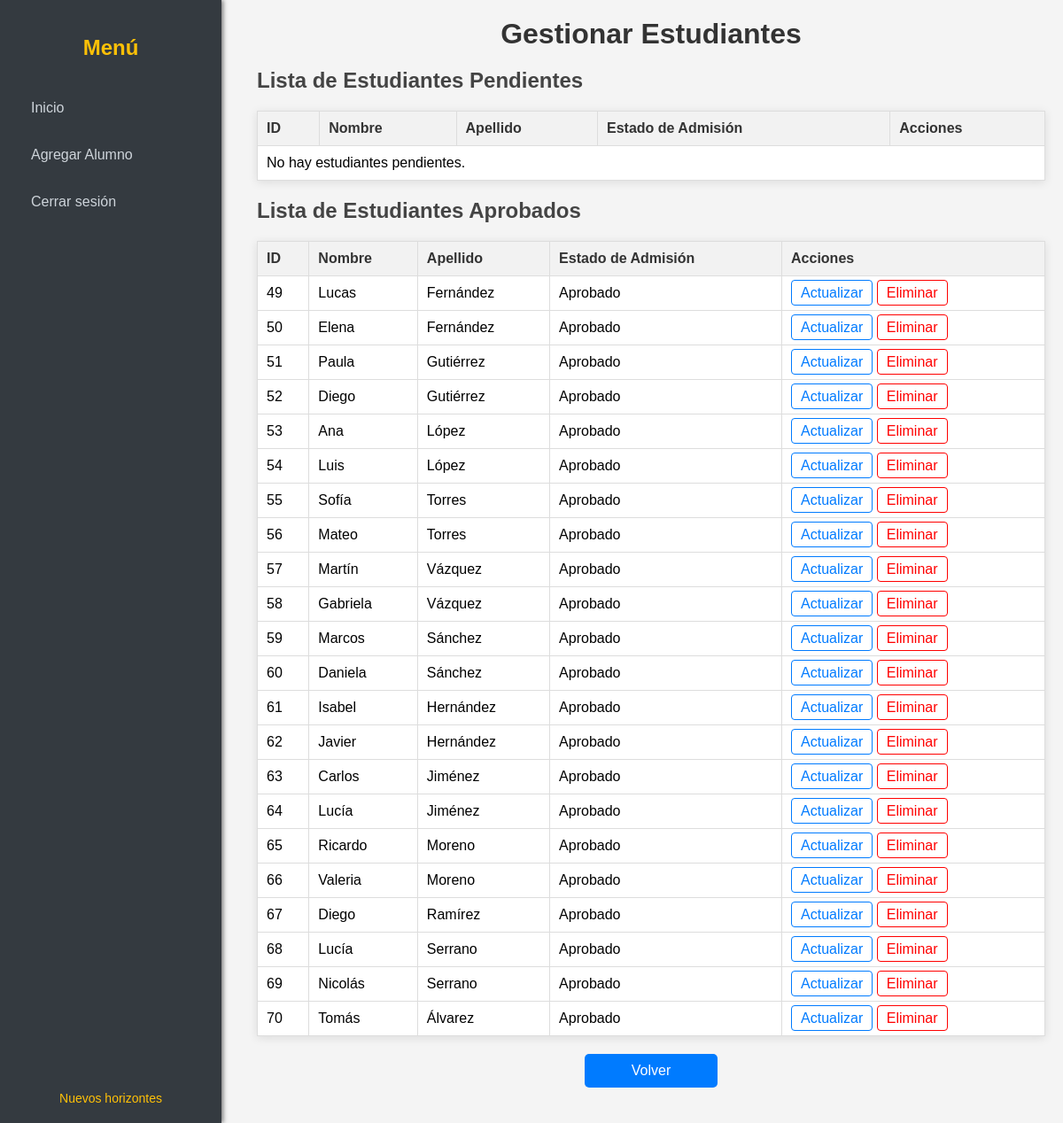
Page /gestionar_estudiantes/3/ (signed in) on the committed database.
### core/models.py (models this page shows, shortened)
class Alumno(models.Model):
    establecimiento = models.ForeignKey(Establecimiento, on_delete=models.CASCADE, related_name='alumnos', null=True, blank=True)
    user = models.OneToOneField(User, on_delete=models.CASCADE)
    nombre = models.CharField(max_length=100)
    apellido = models.CharField(max_length=200, default='Sin apellido')
    email = models.EmailField(unique=True)
    apoderado = models.ForeignKey(Apoderado, related_name='alumnos', on_delete=models.SET_NULL, null=True)
    estado_admision = models.CharField(max_length=50, default='Pendiente')

### core/views.py (the view)
# urls.py: path('gestionar_estudiantes/<int:establecimiento_id>/', views.gestionar_estudiantes, name='gestionar_estudiantes'),
@login_required
def gestionar_estudiantes(request, establecimiento_id):
    establecimiento = get_object_or_404(Establecimiento, id=establecimiento_id)
    alumnos_pendientes = Alumno.objects.filter(estado_admision='Pendiente', establecimiento=establecimiento)
    alumnos_aprobados = Alumno.objects.filter(estado_admision='Aprobado', establecimiento=establecimiento)
    return render(request, 'gestionar_estudiantes.html', {
        'alumnos_pendientes': alumnos_pendientes,
        'alumnos_aprobados': alumnos_aprobados,
        'establecimiento': establecimiento
    })

### core/templates/gestionar_estudiantes.html (shortened to what this page needs)
{% load static %}
<!DOCTYPE html>
<html lang="es">
<head>
</head>
<body>
    <div class="sidebar">
        <h2>Menú</h2>
        <ul>
            <li><a href="{% url 'panel_admision' establecimiento_id=establecimiento.id %}">Inicio</a></li>
            <li><a href="{% url 'agregar_alumno' establecimiento.id %}">Agregar Alumno</a></li>
            <li>
                <form action="{% url 'logout' %}" method="post" style="display: inline;">
                    <button type="submit">Cerrar sesión</button>
                </form>
            </li>
        </ul>
        <div class="footer">
            <a href="#">Nuevos horizontes</a>
        </div>
    </div>
    <div class="main-content">
        <h1>Gestionar Estudiantes</h1>
        <h2>Lista de Estudiantes Pendientes</h2>
        <table>
            <thead>
                <tr>
                    <th>ID</th>
                    <th>Nombre</th>
                    <th>Apellido</th>
                    <th>Estado de Admisión</th>
                    <th>Acciones</th>
                </tr>
            </thead>
            <tbody>
                {% for alumno in alumnos_pendientes %}
                    <tr>
                        <td data-label="ID">{{ alumno.id }}</td>
                        <td data-label="Nombre">{{ alumno.nombre }}</td>
                        <td data-label="Apellido">{{ alumno.apellido }}</td>
                        <td data-label="Estado de Admisión">{{ alumno.estado_admision }}</td>
                        <td data-label="Acciones">
                            <a class="btn-actualizar" href="{% url 'actualizar_matricula' alumno.id %}">Actualizar</a>
                            <a class="btn-eliminar" href="{% url 'eliminar_alumno' alumno.id %}">Eliminar</a>
                        </td>
                    </tr>
                {% empty %}
                    <tr>
                        <td colspan="5">No hay estudiantes pendientes.</td>
                    </tr>
                {% endfor %}
            </tbody>
        </table>
        <h2>Lista de Estudiantes Aprobados</h2>
        <table>
            <thead>
                <tr>
                    <th>ID</th>
                    <th>Nombre</th>
                    <th>Apellido</th>
                    <th>Estado de Admisión</th>
                    <th>Acciones</th>
                </tr>
            </thead>
            <tbody>
                {% for alumno in alumnos_aprobados %}
                    <tr>
                        <td data-label="ID">{{ alumno.id }}</td>
                        <td data-label="Nombre">{{ alumno.nombre }}</td>
                        <td data-label="Apellido">{{ alumno.apellido }}</td>
                        <td data-label="Estado de Admisión">{{ alumno.estado_admision }}</td>
                        <td data-label="Acciones">
                            <a class="btn-actualizar" href="{% url 'actualizar_matricula' alumno.id %}">Actualizar</a>
                            <a class="btn-eliminar" href="{% url 'eliminar_alumno' alumno.id %}">Eliminar</a>
                        </td>
                    </tr>
                {% empty %}
                    <tr>
                        <td colspan="5">No hay estudiantes aprobados.</td>
                    </tr>
                {% endfor %}
            </tbody>
        </table>
        <a href="{% url 'panel_admision' establecimiento_id=establecimiento.id %}" class="btn-volver">Volver</a>
    </div>
</body>
</html>

### core/templates/gestionar_estudiantes.html (style rules this page uses)
* { margin: 0; padding: 0; box-sizing: border-box; }
body { font-family: Arial, sans-serif; display: flex; height: 100vh; background-color: #f4f4f4; }
.sidebar { width: 250px; background-color: #343a40; color: white; padding: 20px; position: fixed; height: 100%; overflow-y: auto; box-shadow: 2px 0 5px rgba(0, 0, 0, 0.5); display: flex; flex-direction: column; justify-content: space-between; }
.sidebar h2 { text-align: center; font-size: 1.5em; color: #ffc107; margin-bottom: 20px; font-weight: bold; }
.sidebar ul { list-style: none; padding: 0; flex-grow: 1; }
.sidebar ul li { margin: 15px 0; }
.sidebar ul li a, .sidebar ul li form button { color: #ced4da; text-decoration: none; padding: 10px 15px; border-radius: 5px; transition: background-color 0.3s, color 0.3s; display: block; background: none; border: none; cursor: pointer; font-family: inherit; font-size: inherit; width: 100%; text-align: left; }
.footer { text-align: center; font-size: 14px; color: #ffc107; margin-top: 20px; }
.footer a { color: #ffc107; text-decoration: none; transition: color 0.3s; }
.main-content { margin-left: 270px; padding: 20px; width: calc(100% - 270px); overflow-y: auto; }
h1 { text-align: center; color: #333; margin-bottom: 20px; }
h2 { color: #444; margin-top: 20px; }
table { width: 100%; border-collapse: collapse; margin-top: 20px; background-color: white; box-shadow: 0 2px 10px rgba(0, 0, 0, 0.1); }
th, td { border: 1px solid #ddd; padding: 10px; text-align: left; }
th { background-color: #f2f2f2; color: #333; }
.btn-eliminar { color: red; text-decoration: none; border: 1px solid red; padding: 5px 10px; border-radius: 4px; cursor: pointer; transition: background-color 0.3s; }
.btn-actualizar { color: #007bff; text-decoration: none; border: 1px solid #007bff; padding: 5px 10px; border-radius: 4px; cursor: pointer; transition: background-color 0.3s; }
.btn-volver { background-color: #007bff; color: white; padding: 10px 20px; border-radius: 5px; text-decoration: none; font-size: 16px; cursor: pointer; transition: background-color 0.3s; display: block; text-align: center; margin-top: 20px; width: 150px; margin: 20px auto; }

### rows in the picture
Alumno: id "49", nombre "Lucas", apellido "Fernández", estado_admision "Aprobado"
Alumno: id "50", nombre "Elena", apellido "Fernández", estado_admision "Aprobado"
Alumno: id "51", nombre "Paula", apellido "Gutiérrez", estado_admision "Aprobado"
Alumno: id "52", nombre "Diego", apellido "Gutiérrez", estado_admision "Aprobado"
Alumno: id "53", nombre "Ana", apellido "López", estado_admision "Aprobado"
Alumno: id "54", nombre "Luis", apellido "López", estado_admision "Aprobado"
Alumno: id "55", nombre "Sofía", apellido "Torres", estado_admision "Aprobado"
Alumno: id "56", nombre "Mateo", apellido "Torres", estado_admision "Aprobado"
Alumno: id "57", nombre "Martín", apellido "Vázquez", estado_admision "Aprobado"
Alumno: id "58", nombre "Gabriela", apellido "Vázquez", estado_admision "Aprobado"
Alumno: id "59", nombre "Marcos", apellido "Sánchez", estado_admision "Aprobado"
Alumno: id "60", nombre "Daniela", apellido "Sánchez", estado_admision "Aprobado"
Alumno: id "61", nombre "Isabel", apellido "Hernández", estado_admision "Aprobado"
Alumno: id "62", nombre "Javier", apellido "Hernández", estado_admision "Aprobado"
Alumno: id "63", nombre "Carlos", apellido "Jiménez", estado_admision "Aprobado"
Alumno: id "64", nombre "Lucía", apellido "Jiménez", estado_admision "Aprobado"
Alumno: id "65", nombre "Ricardo", apellido "Moreno", estado_admision "Aprobado"
Alumno: id "66", nombre "Valeria", apellido "Moreno", estado_admision "Aprobado"
Alumno: id "67", nombre "Diego", apellido "Ramírez", estado_admision "Aprobado"
Alumno: id "68", nombre "Lucía", apellido "Serrano", estado_admision "Aprobado"
Alumno: id "69", nombre "Nicolás", apellido "Serrano", estado_admision "Aprobado"
Alumno: id "70", nombre "Tomás", apellido "Álvarez", estado_admision "Aprobado"
